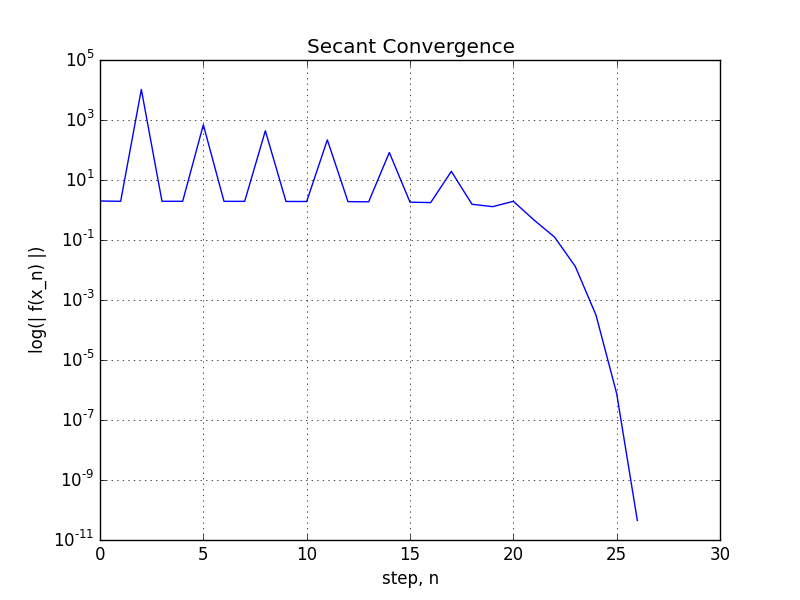

Python code for this plot:
import matplotlib.pyplot as plt
def func(x):
  return x**4 - 2
def secant(a, b, thresh, max_step, f):
  itr = []
  diffs = []
  x_old = a 
  x_new = b
  x_old_val = f(x_old)
  x_new_val = f(x_new)
  for i in range(max_step):
    dx = (x_old - x_new) * x_new_val / ( x_new_val - x_old_val )
    x_old = x_new
    x_old_val = x_new_val
    x_new += dx
    x_new_val = f(x_new)
    itr.append(i)
    diffs.append(abs(x_new_val))
    if( abs(x_new_val) < thresh):
      return x_new, itr, diffs
  return x_new, itr, diffs
x, itr, diffs = secant(0, 2, 1e-10, 100, func)

print(x)
plt.plot(itr, diffs)
plt.gca().set_yscale('log')
plt.grid()
plt.title('Secant Convergence')
plt.ylabel('log(| f(x_n) |)')
plt.xlabel('step, n')
plt.savefig('Problem4b.png')
plt.show()
